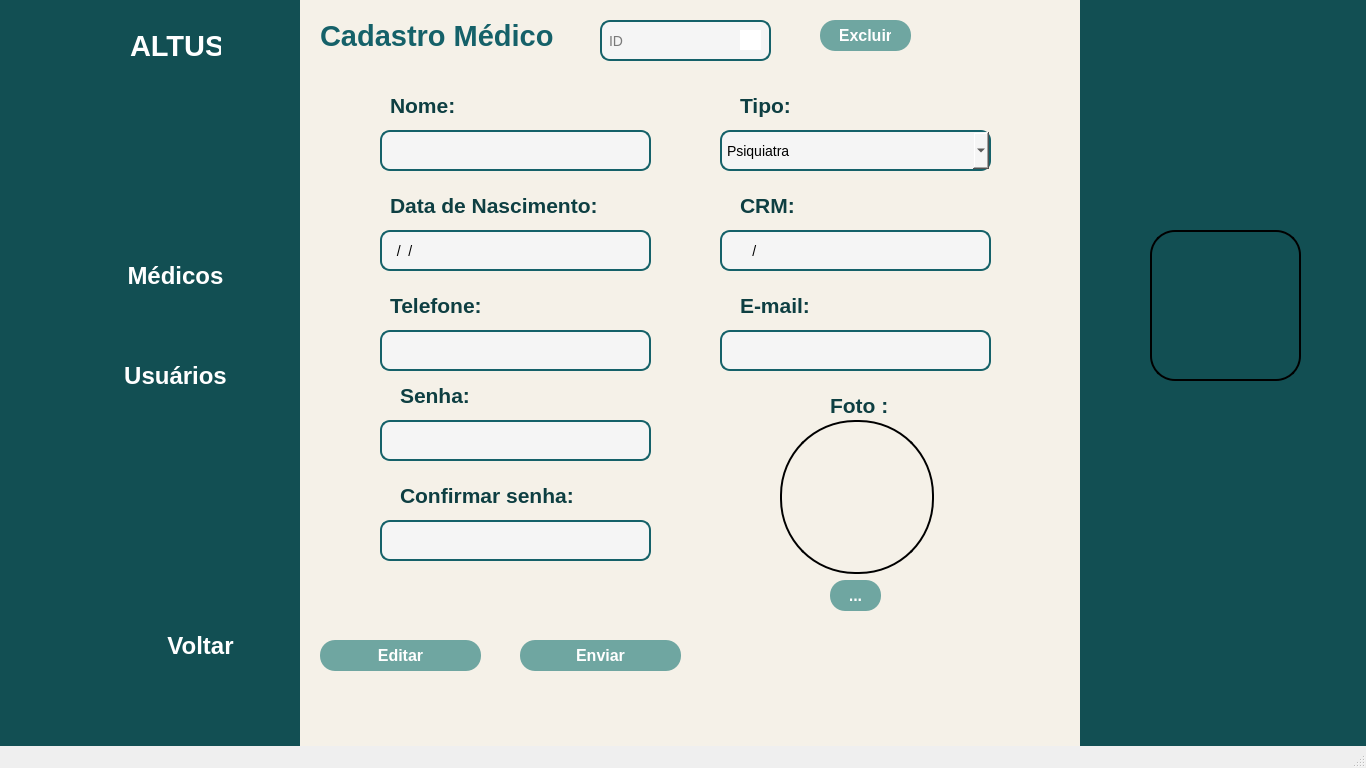
<?xml version="1.0" encoding="UTF-8"?>
<ui version="4.0">
 <class>MainWindow</class>
 <widget class="QMainWindow" name="MainWindow">
  <property name="geometry">
   <rect>
    <x>0</x>
    <y>0</y>
    <width>1366</width>
    <height>768</height>
   </rect>
  </property>
  <property name="minimumSize">
   <size>
    <width>1366</width>
    <height>768</height>
   </size>
  </property>
  <property name="maximumSize">
   <size>
    <width>1366</width>
    <height>768</height>
   </size>
  </property>
  <property name="windowTitle">
   <string>MainWindow</string>
  </property>
  <property name="styleSheet">
   <string notr="true">QLineEdit,QComboBox, Qlabel {
    border: 2px solid #156169;
    border-radius: 10px;
    padding: 5px;
 
    background-color: #f5f5f5; 
    font-size: 14px;
}

QPushButton {
    background-color: #6fa6a1;
    color: white;
    font-weight: bold;
    border: none;
    border-radius: 15px;
    padding: 8px 20px;
}

QPushButton:hover {
    background-color: #5c938d;
}

QPushButton:pressed {
    background-color: #4b7d78;
}

QLabel, QCheckBox, lbl_foto{
 color: #156169;
}
label_fundo{
background-color: #00000;
}</string>
  </property>
  <widget class="QWidget" name="centralwidget">
   <widget class="QLabel" name="label_23">
    <property name="geometry">
     <rect>
      <x>300</x>
      <y>-150</y>
      <width>1071</width>
      <height>971</height>
     </rect>
    </property>
    <property name="styleSheet">
     <string notr="true">background-color: #f5f1e8 ;</string>
    </property>
    <property name="text">
     <string/>
    </property>
   </widget>
   <widget class="QLabel" name="label_14">
    <property name="geometry">
     <rect>
      <x>390</x>
      <y>90</y>
      <width>91</width>
      <height>31</height>
     </rect>
    </property>
    <property name="font">
     <font>
      <family>Nirmala UI</family>
      <pointsize>16</pointsize>
      <weight>75</weight>
      <bold>true</bold>
     </font>
    </property>
    <property name="styleSheet">
     <string notr="true">color: #0E3F42</string>
    </property>
    <property name="text">
     <string>Nome:</string>
    </property>
   </widget>
   <widget class="QLabel" name="label_25">
    <property name="geometry">
     <rect>
      <x>320</x>
      <y>20</y>
      <width>251</width>
      <height>31</height>
     </rect>
    </property>
    <property name="palette">
     <palette>
      <active>
       <colorrole role="WindowText">
        <brush brushstyle="SolidPattern">
         <color alpha="255">
          <red>21</red>
          <green>97</green>
          <blue>105</blue>
         </color>
        </brush>
       </colorrole>
       <colorrole role="Text">
        <brush brushstyle="SolidPattern">
         <color alpha="255">
          <red>21</red>
          <green>97</green>
          <blue>105</blue>
         </color>
        </brush>
       </colorrole>
       <colorrole role="ButtonText">
        <brush brushstyle="SolidPattern">
         <color alpha="255">
          <red>21</red>
          <green>97</green>
          <blue>105</blue>
         </color>
        </brush>
       </colorrole>
      </active>
      <inactive>
       <colorrole role="WindowText">
        <brush brushstyle="SolidPattern">
         <color alpha="255">
          <red>21</red>
          <green>97</green>
          <blue>105</blue>
         </color>
        </brush>
       </colorrole>
       <colorrole role="Text">
        <brush brushstyle="SolidPattern">
         <color alpha="255">
          <red>21</red>
          <green>97</green>
          <blue>105</blue>
         </color>
        </brush>
       </colorrole>
       <colorrole role="ButtonText">
        <brush brushstyle="SolidPattern">
         <color alpha="255">
          <red>21</red>
          <green>97</green>
          <blue>105</blue>
         </color>
        </brush>
       </colorrole>
      </inactive>
      <disabled>
       <colorrole role="WindowText">
        <brush brushstyle="SolidPattern">
         <color alpha="255">
          <red>21</red>
          <green>97</green>
          <blue>105</blue>
         </color>
        </brush>
       </colorrole>
       <colorrole role="Text">
        <brush brushstyle="SolidPattern">
         <color alpha="255">
          <red>21</red>
          <green>97</green>
          <blue>105</blue>
         </color>
        </brush>
       </colorrole>
       <colorrole role="ButtonText">
        <brush brushstyle="SolidPattern">
         <color alpha="255">
          <red>21</red>
          <green>97</green>
          <blue>105</blue>
         </color>
        </brush>
       </colorrole>
      </disabled>
     </palette>
    </property>
    <property name="font">
     <font>
      <family>Nirmala UI</family>
      <pointsize>22</pointsize>
      <weight>75</weight>
      <bold>true</bold>
     </font>
    </property>
    <property name="styleSheet">
     <string notr="true"/>
    </property>
    <property name="text">
     <string>Cadastro Médico</string>
    </property>
   </widget>
   <widget class="QLineEdit" name="txt_nome">
    <property name="geometry">
     <rect>
      <x>380</x>
      <y>130</y>
      <width>271</width>
      <height>41</height>
     </rect>
    </property>
    <property name="styleSheet">
     <string notr="true"/>
    </property>
   </widget>
   <widget class="QLabel" name="label_15">
    <property name="geometry">
     <rect>
      <x>390</x>
      <y>190</y>
      <width>211</width>
      <height>31</height>
     </rect>
    </property>
    <property name="font">
     <font>
      <family>Nirmala UI</family>
      <pointsize>16</pointsize>
      <weight>75</weight>
      <bold>true</bold>
     </font>
    </property>
    <property name="styleSheet">
     <string notr="true">color: #0E3F42</string>
    </property>
    <property name="text">
     <string>Data de Nascimento:</string>
    </property>
   </widget>
   <widget class="QLineEdit" name="txt_data">
    <property name="geometry">
     <rect>
      <x>380</x>
      <y>230</y>
      <width>271</width>
      <height>41</height>
     </rect>
    </property>
    <property name="styleSheet">
     <string notr="true"/>
    </property>
    <property name="inputMask">
     <string>99/99/9999</string>
    </property>
    <property name="text">
     <string notr="true">//</string>
    </property>
   </widget>
   <widget class="QLabel" name="label_16">
    <property name="geometry">
     <rect>
      <x>390</x>
      <y>290</y>
      <width>201</width>
      <height>31</height>
     </rect>
    </property>
    <property name="font">
     <font>
      <family>Nirmala UI</family>
      <pointsize>16</pointsize>
      <weight>75</weight>
      <bold>true</bold>
     </font>
    </property>
    <property name="styleSheet">
     <string notr="true">color: #0E3F42</string>
    </property>
    <property name="text">
     <string>Telefone:</string>
    </property>
   </widget>
   <widget class="QLineEdit" name="txt_telefone">
    <property name="geometry">
     <rect>
      <x>380</x>
      <y>330</y>
      <width>271</width>
      <height>41</height>
     </rect>
    </property>
    <property name="styleSheet">
     <string notr="true"/>
    </property>
   </widget>
   <widget class="QLabel" name="label_17">
    <property name="geometry">
     <rect>
      <x>740</x>
      <y>290</y>
      <width>201</width>
      <height>31</height>
     </rect>
    </property>
    <property name="font">
     <font>
      <family>Nirmala UI</family>
      <pointsize>16</pointsize>
      <weight>75</weight>
      <bold>true</bold>
     </font>
    </property>
    <property name="styleSheet">
     <string notr="true">color: #0E3F42</string>
    </property>
    <property name="text">
     <string>E-mail:</string>
    </property>
   </widget>
   <widget class="QLineEdit" name="txt_email">
    <property name="geometry">
     <rect>
      <x>720</x>
      <y>330</y>
      <width>271</width>
      <height>41</height>
     </rect>
    </property>
    <property name="styleSheet">
     <string notr="true"/>
    </property>
   </widget>
   <widget class="QLabel" name="label_18">
    <property name="geometry">
     <rect>
      <x>400</x>
      <y>380</y>
      <width>201</width>
      <height>31</height>
     </rect>
    </property>
    <property name="font">
     <font>
      <family>Nirmala UI</family>
      <pointsize>16</pointsize>
      <weight>75</weight>
      <bold>true</bold>
     </font>
    </property>
    <property name="styleSheet">
     <string notr="true">color: #0E3F42</string>
    </property>
    <property name="text">
     <string>Senha:</string>
    </property>
   </widget>
   <widget class="QLineEdit" name="txt_senha">
    <property name="geometry">
     <rect>
      <x>380</x>
      <y>420</y>
      <width>271</width>
      <height>41</height>
     </rect>
    </property>
    <property name="styleSheet">
     <string notr="true"/>
    </property>
   </widget>
   <widget class="QLabel" name="label_19">
    <property name="geometry">
     <rect>
      <x>400</x>
      <y>480</y>
      <width>201</width>
      <height>31</height>
     </rect>
    </property>
    <property name="font">
     <font>
      <family>Nirmala UI</family>
      <pointsize>16</pointsize>
      <weight>75</weight>
      <bold>true</bold>
     </font>
    </property>
    <property name="styleSheet">
     <string notr="true">color: #0E3F42</string>
    </property>
    <property name="text">
     <string>Confirmar senha:</string>
    </property>
   </widget>
   <widget class="QLineEdit" name="txt_senhac">
    <property name="geometry">
     <rect>
      <x>380</x>
      <y>520</y>
      <width>271</width>
      <height>41</height>
     </rect>
    </property>
    <property name="styleSheet">
     <string notr="true"/>
    </property>
   </widget>
   <widget class="QComboBox" name="cmb_tipo">
    <property name="geometry">
     <rect>
      <x>720</x>
      <y>130</y>
      <width>271</width>
      <height>41</height>
     </rect>
    </property>
    <property name="styleSheet">
     <string notr="true"/>
    </property>
    <property name="editable">
     <bool>false</bool>
    </property>
    <item>
     <property name="text">
      <string>Psiquiatra</string>
     </property>
    </item>
    <item>
     <property name="text">
      <string>Psicanalista</string>
     </property>
    </item>
    <item>
     <property name="text">
      <string>Psicólogo</string>
     </property>
    </item>
   </widget>
   <widget class="QLabel" name="label_20">
    <property name="geometry">
     <rect>
      <x>740</x>
      <y>90</y>
      <width>91</width>
      <height>31</height>
     </rect>
    </property>
    <property name="font">
     <font>
      <family>Nirmala UI</family>
      <pointsize>16</pointsize>
      <weight>75</weight>
      <bold>true</bold>
     </font>
    </property>
    <property name="styleSheet">
     <string notr="true">color: #0E3F42</string>
    </property>
    <property name="text">
     <string>Tipo:</string>
    </property>
   </widget>
   <widget class="QLabel" name="label_21">
    <property name="geometry">
     <rect>
      <x>740</x>
      <y>190</y>
      <width>201</width>
      <height>31</height>
     </rect>
    </property>
    <property name="font">
     <font>
      <family>Nirmala UI</family>
      <pointsize>16</pointsize>
      <weight>75</weight>
      <bold>true</bold>
     </font>
    </property>
    <property name="styleSheet">
     <string notr="true">color: #0E3F42</string>
    </property>
    <property name="text">
     <string>CRM:</string>
    </property>
   </widget>
   <widget class="QLabel" name="label_22">
    <property name="geometry">
     <rect>
      <x>830</x>
      <y>390</y>
      <width>61</width>
      <height>31</height>
     </rect>
    </property>
    <property name="font">
     <font>
      <family>Nirmala UI</family>
      <pointsize>16</pointsize>
      <weight>75</weight>
      <bold>true</bold>
     </font>
    </property>
    <property name="styleSheet">
     <string notr="true">color: #0E3F42</string>
    </property>
    <property name="text">
     <string>Foto :</string>
    </property>
   </widget>
   <widget class="QLineEdit" name="txt_crn">
    <property name="geometry">
     <rect>
      <x>720</x>
      <y>230</y>
      <width>271</width>
      <height>41</height>
     </rect>
    </property>
    <property name="styleSheet">
     <string notr="true"/>
    </property>
    <property name="inputMask">
     <string>000000/AA</string>
    </property>
   </widget>
   <widget class="QLabel" name="lbl_foto">
    <property name="geometry">
     <rect>
      <x>780</x>
      <y>420</y>
      <width>154</width>
      <height>154</height>
     </rect>
    </property>
    <property name="styleSheet">
     <string notr="true">border: 2px solid black;
border-radius: 75px;
min-width: 150px;
min-height: 150px;
max-width: 150px;
max-height: 150px;</string>
    </property>
    <property name="text">
     <string/>
    </property>
   </widget>
   <widget class="QPushButton" name="btn_enviar">
    <property name="geometry">
     <rect>
      <x>520</x>
      <y>640</y>
      <width>161</width>
      <height>31</height>
     </rect>
    </property>
    <property name="font">
     <font>
      <family>Nirmala UI</family>
      <pointsize>12</pointsize>
      <weight>75</weight>
      <bold>true</bold>
     </font>
    </property>
    <property name="text">
     <string>Enviar</string>
    </property>
   </widget>
   <widget class="QPushButton" name="btn_foto">
    <property name="geometry">
     <rect>
      <x>830</x>
      <y>580</y>
      <width>51</width>
      <height>31</height>
     </rect>
    </property>
    <property name="font">
     <font>
      <family>Nirmala UI</family>
      <pointsize>12</pointsize>
      <weight>75</weight>
      <bold>true</bold>
     </font>
    </property>
    <property name="text">
     <string>...</string>
    </property>
   </widget>
   <widget class="QLineEdit" name="txt_pesquisar">
    <property name="geometry">
     <rect>
      <x>600</x>
      <y>20</y>
      <width>171</width>
      <height>41</height>
     </rect>
    </property>
    <property name="text">
     <string/>
    </property>
    <property name="placeholderText">
     <string>ID</string>
    </property>
   </widget>
   <widget class="QPushButton" name="btn_pesquisar">
    <property name="geometry">
     <rect>
      <x>740</x>
      <y>30</y>
      <width>21</width>
      <height>20</height>
     </rect>
    </property>
    <property name="font">
     <font>
      <family>Nirmala UI</family>
      <pointsize>12</pointsize>
      <weight>75</weight>
      <bold>true</bold>
     </font>
    </property>
    <property name="styleSheet">
     <string notr="true">background-color:white;</string>
    </property>
    <property name="text">
     <string/>
    </property>
    <property name="icon">
     <iconset>
      <normaloff>icones/pesquisar.png</normaloff>icones/pesquisar.png</iconset>
    </property>
    <property name="checkable">
     <bool>false</bool>
    </property>
   </widget>
   <widget class="QPushButton" name="btn_editar">
    <property name="geometry">
     <rect>
      <x>320</x>
      <y>640</y>
      <width>161</width>
      <height>31</height>
     </rect>
    </property>
    <property name="font">
     <font>
      <family>Nirmala UI</family>
      <pointsize>12</pointsize>
      <weight>75</weight>
      <bold>true</bold>
     </font>
    </property>
    <property name="text">
     <string>Editar</string>
    </property>
   </widget>
   <widget class="QPushButton" name="btn_excluir">
    <property name="geometry">
     <rect>
      <x>820</x>
      <y>20</y>
      <width>91</width>
      <height>31</height>
     </rect>
    </property>
    <property name="font">
     <font>
      <family>Nirmala UI</family>
      <pointsize>12</pointsize>
      <weight>75</weight>
      <bold>true</bold>
     </font>
    </property>
    <property name="text">
     <string>Excluir</string>
    </property>
   </widget>
   <widget class="QPushButton" name="btn_voltar">
    <property name="geometry">
     <rect>
      <x>20</x>
      <y>610</y>
      <width>81</width>
      <height>71</height>
     </rect>
    </property>
    <property name="styleSheet">
     <string notr="true">QPushButton {
    background-color: transparent;
    border: none;
    color: white;
    font: bold 14px 'Segoe UI';
    text-align: left;
    padding: 10px;
}
QPushButton:hover {
    color: #cce7f0;
}</string>
    </property>
    <property name="text">
     <string/>
    </property>
    <property name="icon">
     <iconset>
      <normaloff>icones/voltar.png</normaloff>icones/voltar.png</iconset>
    </property>
    <property name="iconSize">
     <size>
      <width>64</width>
      <height>64</height>
     </size>
    </property>
    <property name="checkable">
     <bool>false</bool>
    </property>
   </widget>
   <widget class="QPushButton" name="btn_usuarios2">
    <property name="geometry">
     <rect>
      <x>-10</x>
      <y>340</y>
      <width>71</width>
      <height>71</height>
     </rect>
    </property>
    <property name="styleSheet">
     <string notr="true">QPushButton {
    background-color: transparent;
    border: none;
    color: white;
    font: bold 14px 'Segoe UI';
    text-align: left;
    padding: 10px;
}
QPushButton:hover {
    color: #cce7f0;
}</string>
    </property>
    <property name="text">
     <string/>
    </property>
    <property name="icon">
     <iconset>
      <normaloff>icones/perfil-de-usuario (1).png</normaloff>icones/perfil-de-usuario (1).png</iconset>
    </property>
    <property name="iconSize">
     <size>
      <width>64</width>
      <height>64</height>
     </size>
    </property>
   </widget>
   <widget class="QLabel" name="label">
    <property name="geometry">
     <rect>
      <x>-10</x>
      <y>-10</y>
      <width>311</width>
      <height>781</height>
     </rect>
    </property>
    <property name="styleSheet">
     <string notr="true">background-color: #124F53
 ;</string>
    </property>
    <property name="text">
     <string/>
    </property>
   </widget>
   <widget class="QLabel" name="label_2">
    <property name="geometry">
     <rect>
      <x>-20</x>
      <y>-10</y>
      <width>171</width>
      <height>181</height>
     </rect>
    </property>
    <property name="text">
     <string/>
    </property>
    <property name="pixmap">
     <pixmap>icones/logo_altus.png</pixmap>
    </property>
    <property name="scaledContents">
     <bool>true</bool>
    </property>
   </widget>
   <widget class="QPushButton" name="btn_sair">
    <property name="geometry">
     <rect>
      <x>120</x>
      <y>610</y>
      <width>161</width>
      <height>71</height>
     </rect>
    </property>
    <property name="font">
     <font>
      <pointsize>-1</pointsize>
      <weight>75</weight>
      <bold>true</bold>
     </font>
    </property>
    <property name="styleSheet">
     <string notr="true">QPushButton#btn_sair {
    background-color: #124F53;
    color: white;
    border: none;
    border-radius: 15px;
    padding: 15px 40px;
    font-weight: bold;
    font-size: 24px;
}

QPushButton#btn_sair:hover {
    background-color: #2C6A70;
}

QPushButton#btn_sair:pressed {
    background-color: #b71c1c;
}
</string>
    </property>
    <property name="text">
     <string>Voltar</string>
    </property>
   </widget>
   <widget class="QLabel" name="lbl_altus">
    <property name="geometry">
     <rect>
      <x>130</x>
      <y>10</y>
      <width>91</width>
      <height>71</height>
     </rect>
    </property>
    <property name="font">
     <font>
      <family>Nirmala UI</family>
      <pointsize>22</pointsize>
      <weight>75</weight>
      <bold>true</bold>
     </font>
    </property>
    <property name="styleSheet">
     <string notr="true">color:white
;</string>
    </property>
    <property name="text">
     <string>ALTUS</string>
    </property>
   </widget>
   <widget class="QPushButton" name="btn_medicos">
    <property name="geometry">
     <rect>
      <x>80</x>
      <y>240</y>
      <width>191</width>
      <height>71</height>
     </rect>
    </property>
    <property name="font">
     <font>
      <pointsize>-1</pointsize>
      <weight>75</weight>
      <bold>true</bold>
     </font>
    </property>
    <property name="styleSheet">
     <string notr="true">QPushButton {
    background-color: #124F53;
    color: white;
    border: none;
    border-radius: 15px;
    padding: 15px 40px;
    font-weight: bold;
    font-size: 24px;
}

QPushButton:hover {
    background-color: #2C6A70;
}

QPushButton:pressed {
    background-color: #b71c1c;
}
</string>
    </property>
    <property name="text">
     <string>Médicos</string>
    </property>
   </widget>
   <widget class="QPushButton" name="btn_usuarios">
    <property name="geometry">
     <rect>
      <x>80</x>
      <y>340</y>
      <width>191</width>
      <height>71</height>
     </rect>
    </property>
    <property name="font">
     <font>
      <pointsize>-1</pointsize>
      <weight>75</weight>
      <bold>true</bold>
     </font>
    </property>
    <property name="styleSheet">
     <string notr="true">QPushButton {
    background-color: #124F53;
    color: white;
    border: none;
    border-radius: 15px;
    padding: 15px 40px;
    font-weight: bold;
    font-size: 24px;
}

QPushButton:hover {
    background-color: #2C6A70;
}

QPushButton:pressed {
    background-color: #b71c1c;
}
</string>
    </property>
    <property name="text">
     <string>Usuários</string>
    </property>
   </widget>
   <widget class="QPushButton" name="btn_medicos2">
    <property name="geometry">
     <rect>
      <x>-10</x>
      <y>240</y>
      <width>81</width>
      <height>71</height>
     </rect>
    </property>
    <property name="styleSheet">
     <string notr="true">QPushButton {
    background-color: transparent;
    border: none;
    color: white;
    font: bold 14px 'Segoe UI';
    text-align: left;
    padding: 10px;
}
QPushButton:hover {
    color: #cce7f0;
}</string>
    </property>
    <property name="text">
     <string/>
    </property>
    <property name="icon">
     <iconset>
      <normaloff>icones/medico (1).png</normaloff>icones/medico (1).png</iconset>
    </property>
    <property name="iconSize">
     <size>
      <width>64</width>
      <height>64</height>
     </size>
    </property>
    <property name="autoRepeatInterval">
     <number>98</number>
    </property>
   </widget>
   <widget class="QLabel" name="label_4">
    <property name="geometry">
     <rect>
      <x>1150</x>
      <y>230</y>
      <width>151</width>
      <height>151</height>
     </rect>
    </property>
    <property name="styleSheet">
     <string notr="true">QLabel {
    border: 2px solid #000000;
    border-radius: 25px;
    background-color: #white;
    background-image: url(icones/user.png);
    background-position: center;
    background-repeat: no-repeat;
}
</string>
    </property>
    <property name="text">
     <string/>
    </property>
    <property name="pixmap">
     <pixmap>icones/check-up-medico.png</pixmap>
    </property>
    <property name="scaledContents">
     <bool>true</bool>
    </property>
   </widget>
   <widget class="QLabel" name="label_3">
    <property name="geometry">
     <rect>
      <x>1080</x>
      <y>-40</y>
      <width>291</width>
      <height>811</height>
     </rect>
    </property>
    <property name="styleSheet">
     <string notr="true">background-color: #124F53
 ;</string>
    </property>
    <property name="text">
     <string/>
    </property>
   </widget>
   <zorder>label</zorder>
   <zorder>label_23</zorder>
   <zorder>label_14</zorder>
   <zorder>label_25</zorder>
   <zorder>txt_nome</zorder>
   <zorder>label_15</zorder>
   <zorder>txt_data</zorder>
   <zorder>label_16</zorder>
   <zorder>txt_telefone</zorder>
   <zorder>label_17</zorder>
   <zorder>txt_email</zorder>
   <zorder>label_18</zorder>
   <zorder>txt_senha</zorder>
   <zorder>label_19</zorder>
   <zorder>txt_senhac</zorder>
   <zorder>cmb_tipo</zorder>
   <zorder>label_20</zorder>
   <zorder>label_21</zorder>
   <zorder>label_22</zorder>
   <zorder>txt_crn</zorder>
   <zorder>lbl_foto</zorder>
   <zorder>btn_enviar</zorder>
   <zorder>btn_foto</zorder>
   <zorder>txt_pesquisar</zorder>
   <zorder>btn_pesquisar</zorder>
   <zorder>btn_editar</zorder>
   <zorder>btn_excluir</zorder>
   <zorder>btn_voltar</zorder>
   <zorder>btn_usuarios2</zorder>
   <zorder>label_2</zorder>
   <zorder>btn_sair</zorder>
   <zorder>lbl_altus</zorder>
   <zorder>btn_medicos</zorder>
   <zorder>btn_usuarios</zorder>
   <zorder>btn_medicos2</zorder>
   <zorder>label_3</zorder>
   <zorder>label_4</zorder>
  </widget>
  <widget class="QStatusBar" name="statusbar"/>
 </widget>
 <resources/>
 <connections/>
</ui>
